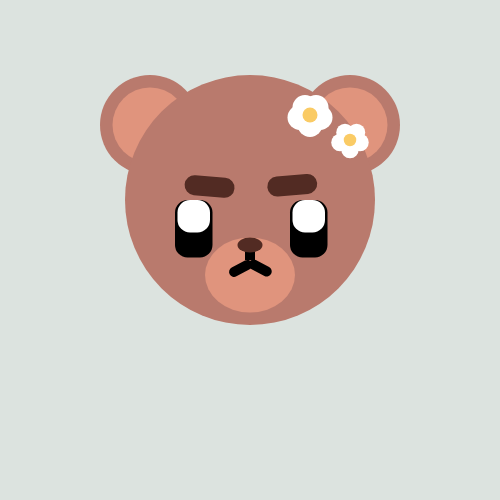
Frame 1 (no input)
Frame 60 (no input): identical to frame 1, image omitted
Frame 120 (the mouse pressed at the canvas centre since frame 60): identical to frame 1, image omitted

The p5.js sketch that drew this single still picture (run headless with seeded random() and noise() and a simulated clock; from frame 60 on, the mouse is pressed at the canvas centre):

// p5.js sketch
// ── sketch.js
function setup() {
    createCanvas(500, 500);
  }
  
  function draw() {
    background(220, 227, 223);
    
    // ears
     fill(185, 122, 109);
    noStroke();
    ellipse(width*.30, width*.25, width*.20, width*.20);
    ellipse(width*.70, width*.25, width*.20, width*.20);
   
    
    // ear deets
     fill(224, 148, 125);
    noStroke();
    ellipse(width*.30, width*.25, width*.15, width*.15);
    ellipse(width*.70, width*.25, width*.15, width*.15);
    
    // head 
    noStroke();
    fill(185, 122, 109);
    circle(width*.50,width*.40,width*.50);
    
    // muzzley
     fill(224, 148, 125);
    noStroke();
      ellipse(width*.50, width*.55, width*.18, width*.15);
    
    // connection
     fill(0)
    noStroke();
      rect(width*.49, width*.5, width*.02, width*.02);
    
    
    // mouth
    fill(0)
    noStroke();
    ///// left
    push();
    rotate(radians(28));
    rect(width*.686, width*.219, width*.05, width*.02, width*.025);
    pop();
    ///// right
    push();
    rotate(radians(-28));
    rect(width*.148, width*.69, width*.05, width*.02, width*.025);
    pop();
   
    
    //nosey
    noStroke();
    fill(82, 43, 35);
    ellipse(width*.50, width*.49, width*.05, width*.03);
    
    // ojitos
    noStroke();
    fill(0, 0, 0)  
    rect(width*.35, width*.40, width*.075, width*.115, width*.025);
    rect(width*.58, width*.40, width*.075, width*.115, width*.025);
    
    // ojito deets
    noStroke();
    fill(255, 255, 255);
    rect(width*.355, width*.40, width*.065, width*.065, width*.025);
    rect(width*.585, width*.40, width*.065, width*.065, width*.025);
    
    // eyebrows
    noStroke();
    fill(82, 43, 35);
    // left
    push();
    rotate(radians(5));
    rect(width*.40, width*.315, width*.1, width*.04, width*.025);
    pop();
    // right
    push();
    rotate(radians(-5));
     rect(width*.50, width*.40, width*.10, width*.04, width*.025);
    pop();
   
     // petals 1
    noStroke();
    fill(255);
    ellipse(width*.62, width*.249, width*.05, width*.05);
    ellipse(width*.64, width*.235, width*.05, width*.05);
    ellipse(width*.632, width*.215, width*.05, width*.05);
    ellipse(width*.61, width*.215, width*.05, width*.05);
    ellipse(width*.60, width*.235, width*.05, width*.05);
    
    // daisy 1
    noStroke();
    fill(250, 203, 101);
    ellipse(width*.62, width*.23, width*.030, width*.030);
  
    
    // petals 2
    noStroke();
    fill(255);
    ellipse(width*.70, width*.299, width*.035, width*.035);
    ellipse(width*.72, width*.285, width*.035, width*.035);
    ellipse(width*.713, width*.265, width*.035, width*.035);
    ellipse(width*.69, width*.265, width*.035, width*.035);
    ellipse(width*.68, width*.285, width*.035, width*.035);
    
    // daisy 2
    noStroke();
    fill(250, 203, 101);
    ellipse(width*.70, width*.28, width*.025, width*.025);
    
    
    
  }
